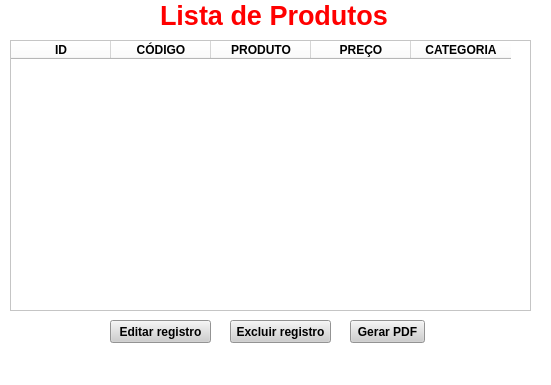
<?xml version="1.0" encoding="UTF-8"?>
<ui version="4.0">
 <class>MainWindow</class>
 <widget class="QMainWindow" name="MainWindow">
  <property name="geometry">
   <rect>
    <x>0</x>
    <y>0</y>
    <width>551</width>
    <height>385</height>
   </rect>
  </property>
  <property name="windowTitle">
   <string>MainWindow</string>
  </property>
  <property name="styleSheet">
   <string notr="true">background-color: rgb(255, 255, 255);</string>
  </property>
  <widget class="QWidget" name="centralwidget">
   <widget class="QLabel" name="label">
    <property name="geometry">
     <rect>
      <x>160</x>
      <y>0</y>
      <width>251</width>
      <height>31</height>
     </rect>
    </property>
    <property name="font">
     <font>
      <pointsize>20</pointsize>
      <weight>75</weight>
      <bold>true</bold>
     </font>
    </property>
    <property name="styleSheet">
     <string notr="true">
color: rgb(255, 0, 0);</string>
    </property>
    <property name="text">
     <string>Lista de Produtos</string>
    </property>
   </widget>
   <widget class="QTableWidget" name="tableWidget">
    <property name="geometry">
     <rect>
      <x>10</x>
      <y>40</y>
      <width>521</width>
      <height>271</height>
     </rect>
    </property>
    <property name="styleSheet">
     <string notr="true">border-color: rgb(0, 0, 0);
background-color: rgb(255, 255, 255);


color: rgb(0, 0, 0);</string>
    </property>
    <column>
     <property name="text">
      <string>ID</string>
     </property>
     <property name="font">
      <font>
       <weight>75</weight>
       <bold>true</bold>
      </font>
     </property>
    </column>
    <column>
     <property name="text">
      <string>CÓDIGO</string>
     </property>
     <property name="font">
      <font>
       <weight>75</weight>
       <bold>true</bold>
      </font>
     </property>
    </column>
    <column>
     <property name="text">
      <string>PRODUTO</string>
     </property>
     <property name="font">
      <font>
       <weight>75</weight>
       <bold>true</bold>
      </font>
     </property>
    </column>
    <column>
     <property name="text">
      <string>PREÇO</string>
     </property>
     <property name="font">
      <font>
       <weight>75</weight>
       <bold>true</bold>
      </font>
     </property>
    </column>
    <column>
     <property name="text">
      <string>CATEGORIA</string>
     </property>
     <property name="font">
      <font>
       <weight>75</weight>
       <bold>true</bold>
      </font>
     </property>
    </column>
   </widget>
   <widget class="QPushButton" name="pushButton">
    <property name="geometry">
     <rect>
      <x>350</x>
      <y>320</y>
      <width>75</width>
      <height>23</height>
     </rect>
    </property>
    <property name="font">
     <font>
      <weight>75</weight>
      <bold>true</bold>
     </font>
    </property>
    <property name="styleSheet">
     <string notr="true">background-color: rgb(206, 206, 206);</string>
    </property>
    <property name="text">
     <string>Gerar PDF</string>
    </property>
   </widget>
   <widget class="QPushButton" name="pushButton_2">
    <property name="geometry">
     <rect>
      <x>230</x>
      <y>320</y>
      <width>101</width>
      <height>23</height>
     </rect>
    </property>
    <property name="font">
     <font>
      <weight>75</weight>
      <bold>true</bold>
     </font>
    </property>
    <property name="styleSheet">
     <string notr="true">background-color: rgb(206, 206, 206);</string>
    </property>
    <property name="text">
     <string>Excluir registro</string>
    </property>
   </widget>
   <widget class="QPushButton" name="pushButton_3">
    <property name="geometry">
     <rect>
      <x>110</x>
      <y>320</y>
      <width>101</width>
      <height>23</height>
     </rect>
    </property>
    <property name="font">
     <font>
      <weight>75</weight>
      <bold>true</bold>
     </font>
    </property>
    <property name="styleSheet">
     <string notr="true">background-color: rgb(206, 206, 206);</string>
    </property>
    <property name="text">
     <string>Editar registro</string>
    </property>
   </widget>
  </widget>
  <widget class="QMenuBar" name="menubar">
   <property name="geometry">
    <rect>
     <x>0</x>
     <y>0</y>
     <width>551</width>
     <height>21</height>
    </rect>
   </property>
  </widget>
  <widget class="QStatusBar" name="statusbar"/>
 </widget>
 <resources/>
 <connections/>
</ui>
